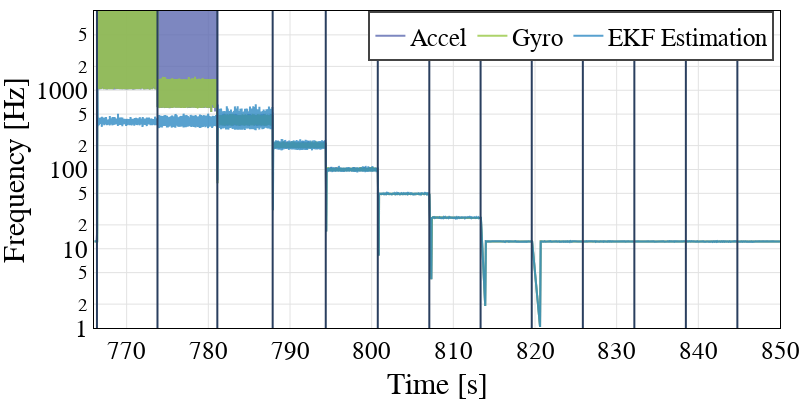

Notebook source saved alongside this figure:
### Markdown cell above
## Plotting Frequency attack results

### Code cell
import plot_formatting as pfg

layout = go.Layout( autosize=True, margin={'l': 0, 'r': 0, 't': 0, 'b': 0})
fig = go.Figure(layout=layout)
colorset = px.colors.qualitative.Vivid

# Plot data source
plot_params = {  
            # 'IMU': 
            #     ['GyrX', 'AccX'],
            'RAC':
                ['ACCx', 'update'],
            'RGY':
                ['GYROx', 'update'],
            'ATT':
                ['Roll', 'Pitch', 'Yaw', 'update'],
        }

# Legend labels
plot_labels = {'RAC':'Accel', 
               'RGY': 'Gyro',
               'ATT': 'EKF Estimation'}

x_range = [766,850]

color_ix = 0
for k,values in plot_params.items():
    for v in values:
        row_num  = 1
        this_df = df_dict[k]
        this_df = this_df.loc[(this_df['timestamp']>x_range[0]) & (this_df['timestamp']<x_range[1])]
        if 'G' in v:
            row_num = 2

        tr0 = 0
        # if 'ATT' in k and not ('update' in v):
        #     fig.add_trace(go.Scatter(x=this_df['timestamp'], y=this_df[v],
        #             name= v,
        #             mode='lines+markers',
        #             legendgroup=k,
        #             line=dict(color=colorset[color_ix]),
        #             showlegend=True,
        #             legendrank=3,
        #             legendgrouptitle_text='Attitude'),
        #         row=3,col=1)
        # PLotting update frequencies
        if 'update' in v:
            fig.add_trace(go.Scatter(x=this_df['timestamp'], y=1/this_df[v],
                    name= plot_labels[k],
                    mode='lines',
                    line=dict(color=colorset[color_ix]),
                    showlegend=True,
                    # legendrank=5,
                    # legendgroup='freq',
                    # legendgrouptitle_text='Frequency',
                    opacity=0.8))
        # else:
        #     fig.add_trace(go.Scatter(x=this_df['timestamp'], y=this_df[v],
        #             name= v,
        #             mode='lines+markers',
        #             legendgroup=v,
        #             line=dict(color=colorset[color_ix]),
        #             showlegend=False),
        #         row=row_num,col=1)


        color_ix += 1

# Plot attacks
param = 'Ground_Truth'
df = df_dict['AC']

    
df = df.loc[(df['timestamp']>x_range[0]) & (df['timestamp']<x_range[1])]

# inlcude attack transitions as vertical lines in the figure 
for v in df_transition['timestamp'][(df_transition['timestamp']>x_range[0]) & (df_transition['timestamp']<x_range[1])].values:
    fig.add_vline(x=v)


# beautify plots
fig = pfg.beautify_plot(fig)

subplot_titles=['value', 'data rate', 'freq'],

#  Formating x-axis
fig['layout']['xaxis'].update(range=x_range)
fig['layout']['xaxis'].update(title='Time [s]')
fig['layout'].update(width=800, height=400,font_size=25)

# Formating y-axis
# fig['layout']['yaxis1'].update(title='Accelerometer X [m/s/s]')
# fig['layout']['yaxis2'].update(title='Gyro X [rad/s]')
fig['layout']['yaxis'].update(title='Frequency [Hz]')
# fig['layout']['yaxis3'].update(title='Attitude [°]')
fig['layout']['yaxis'].update(range=[0,4], type='log')

fig['layout']['legend'].update(orientation='h',
                                x=0.4,
                                y=1,
                                   )

fig.show()

### Figure 1 — Plotly figure (JSON) as saved in the notebook; plotly's stock layout.template omitted (floating-point values rounded to 4 significant figures; data arrays with more than 128 entries replaced by an {"elided": "..."} marker saying what was removed)
{"data": [{"line": {"color": "rgb(93, 105, 177)"}, "mode": "lines", "name": "Accel", "opacity": 0.8, "showlegend": true, "type": "scatter", "x": {"elided": "23791 float values"}, "y": {"elided": "23791 float values"}}, {"line": {"color": "rgb(153, 201, 69)"}, "mode": "lines", "name": "Gyro", "opacity": 0.8, "showlegend": true, "type": "scatter", "x": {"elided": "22942 float values"}, "y": {"elided": "22942 float values"}}, {"line": {"color": "rgb(47, 138, 196)"}, "mode": "lines", "name": "EKF Estimation", "opacity": 0.8, "showlegend": true, "type": "scatter", "x": {"elided": "11362 float values"}, "y": {"elided": "11362 float values"}}], "layout": {"autosize": true, "font": {"color": "black", "family": "Serif", "size": 25}, "height": 400, "legend": {"borderwidth": 2, "orientation": "h", "x": 0.4, "y": 1}, "margin": {"b": 0, "l": 0, "r": 0, "t": 0}, "plot_bgcolor": "#FFFFFF", "shapes": [{"type": "line", "x0": 766.4, "x1": 766.4, "xref": "x", "y0": 0, "y1": 1, "yref": "y domain"}, {"type": "line", "x0": 773.8, "x1": 773.8, "xref": "x", "y0": 0, "y1": 1, "yref": "y domain"}, {"type": "line", "x0": 781.1, "x1": 781.1, "xref": "x", "y0": 0, "y1": 1, "yref": "y domain"}, {"type": "line", "x0": 787.9, "x1": 787.9, "xref": "x", "y0": 0, "y1": 1, "yref": "y domain"}, {"type": "line", "x0": 794.4, "x1": 794.4, "xref": "x", "y0": 0, "y1": 1, "yref": "y domain"}, {"type": "line", "x0": 800.7, "x1": 800.7, "xref": "x", "y0": 0, "y1": 1, "yref": "y domain"}, {"type": "line", "x0": 807.1, "x1": 807.1, "xref": "x", "y0": 0, "y1": 1, "yref": "y domain"}, {"type": "line", "x0": 813.3, "x1": 813.3, "xref": "x", "y0": 0, "y1": 1, "yref": "y domain"}, {"type": "line", "x0": 819.6, "x1": 819.6, "xref": "x", "y0": 0, "y1": 1, "yref": "y domain"}, {"type": "line", "x0": 825.9, "x1": 825.9, "xref": "x", "y0": 0, "y1": 1, "yref": "y domain"}, {"type": "line", "x0": 832.2, "x1": 832.2, "xref": "x", "y0": 0, "y1": 1, "yref": "y domain"}, {"type": "line", "x0": 838.5, "x1": 838.5, "xref": "x", "y0": 0, "y1": 1, "yref": "y domain"}, {"type": "line", "x0": 844.8, "x1": 844.8, "xref": "x", "y0": 0, "y1": 1, "yref": "y domain"}], "width": 800, "xaxis": {"gridcolor": "#E2E2E2", "linecolor": "black", "linewidth": 1, "mirror": true, "range": [766, 850], "showline": true, "title": {"text": "Time [s]"}}, "yaxis": {"gridcolor": "#E2E2E2", "linecolor": "black", "linewidth": 1, "mirror": true, "range": [0, 4], "showline": true, "title": {"text": "Frequency [Hz]"}, "type": "log"}}}
